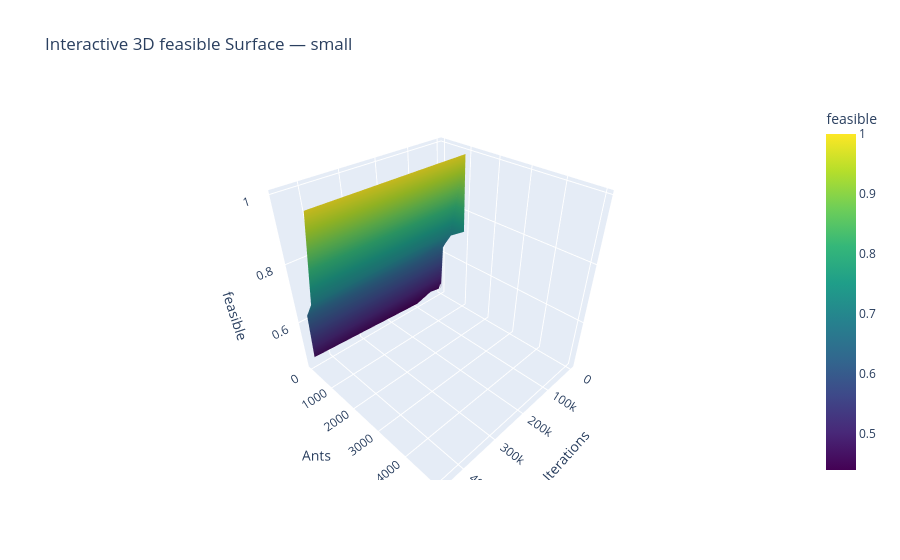
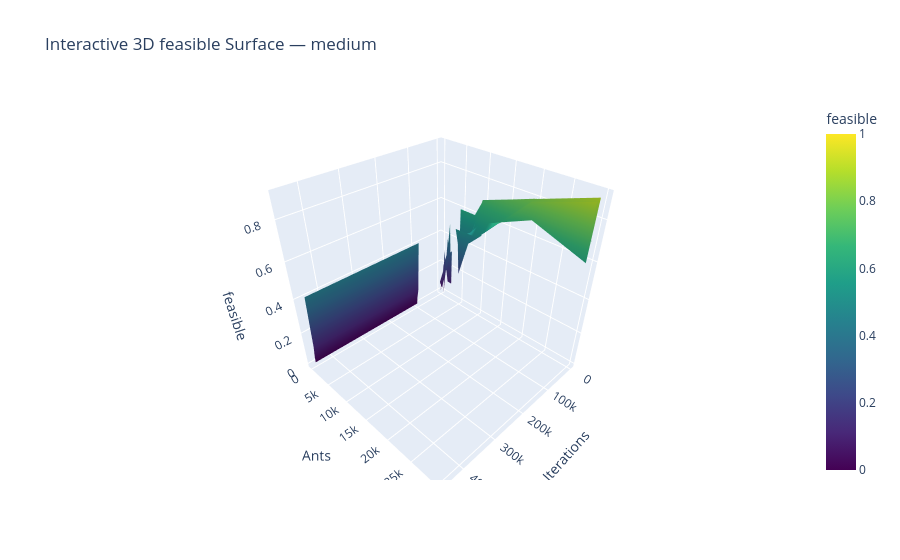
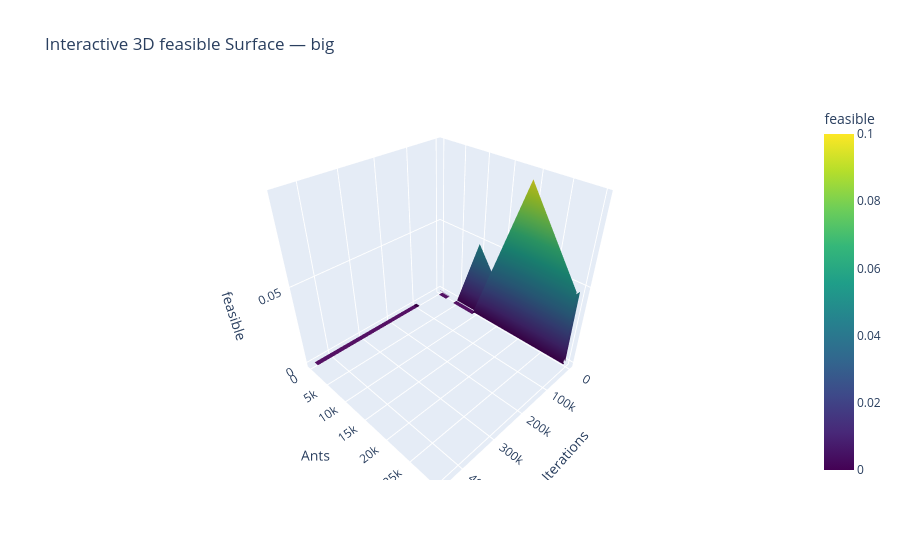

Source (notebook cell) for these figures, in order:
### Code cell
def plot_3d_surface_cost_interactive(df: pd.DataFrame):
    for size in sizes:
        df_size = df[(df["size"] == size)]

        summary = (
            df_size
            .groupby(["ants", "it"])["feasible"]
            .mean()
            .reset_index()
        )

        if len(summary) == 0:
            continue

        pivot = summary.pivot(index="ants", columns="it", values="feasible")

        X = pivot.columns.values
        Y = pivot.index.values
        Z = pivot.values

        fig = go.Figure(data=[
            go.Surface(
                z=Z,
                x=X,
                y=Y,
                colorscale="Viridis",
                colorbar=dict(title="feasible")
            )
        ])

        fig.update_layout(
            title=f"Interactive 3D feasible Surface — {size}",
            scene=dict(
                xaxis_title="Iterations",
                yaxis_title="Ants",
                zaxis_title="feasible"
            ),
            autosize=True
        )
        fig.show()
plot_3d_surface_cost_interactive(df)

### Figure 1 — Plotly figure (JSON) as saved in the notebook; plotly's stock layout.template omitted (floating-point values rounded to 4 significant figures)
{"data": [{"colorbar": {"title": {"text": "feasible"}}, "colorscale": [[0, "#440154"], [0.1111, "#482878"], [0.2222, "#3e4989"], [0.3333, "#31688e"], [0.4444, "#26828e"], [0.5556, "#1f9e89"], [0.6667, "#35b779"], [0.7778, "#6ece58"], [0.8889, "#b5de2b"], [1, "#fde725"]], "type": "surface", "x": [100, 450, 1000, 4500, 10000, 45000, 100000, 450000], "y": [10, 100, 450, 1000, 2000, 3000, 4000, 5000], "z": [[0.451, 0.448, 0.471, 0.468, 0.452, 0.459, 0.44, 0.462], [0.634, 0.634, 0.63, 0.63, 0.62, 0.642, 0.628, 0.631], [0.695, 0.694, 0.699, 0.701, 0.698, 0.696, 0.706, 0.691], [0.7352, 0.732, 0.7429, 1.0, 1.0, 1.0, 1.0, 1.0], [0.94, NaN, 0.96, NaN, NaN, NaN, NaN, NaN], [0.94, NaN, 0.92, NaN, NaN, NaN, NaN, NaN], [0.96, NaN, 0.98, NaN, NaN, NaN, NaN, NaN], [0.96, NaN, 1.0, NaN, NaN, NaN, NaN, NaN]]}], "layout": {"autosize": true, "scene": {"xaxis": {"title": {"text": "Iterations"}}, "yaxis": {"title": {"text": "Ants"}}, "zaxis": {"title": {"text": "feasible"}}}, "title": {"text": "Interactive 3D feasible Surface — small"}}}

### Figure 2 — Plotly figure (JSON) as saved in the notebook; plotly's stock layout.template omitted (floating-point values rounded to 4 significant figures; data arrays with more than 128 entries replaced by an {"elided": "..."} marker saying what was removed)
{"data": [{"colorbar": {"title": {"text": "feasible"}}, "colorscale": [[0, "#440154"], [0.1111, "#482878"], [0.2222, "#3e4989"], [0.3333, "#31688e"], [0.4444, "#26828e"], [0.5556, "#1f9e89"], [0.6667, "#35b779"], [0.7778, "#6ece58"], [0.8889, "#b5de2b"], [1, "#fde725"]], "type": "surface", "x": [100, 450, 1000, 2000, 3000, 4500, 5000, 10000, 20000, 45000, 50000, 100000, 450000], "y": [10, 100, 450, 1000, 2000, 3000, 4000, 4500, 5000, 10000, 20000, 30000, 45000], "z": {"elided": "13x13 float values"}}], "layout": {"autosize": true, "scene": {"xaxis": {"title": {"text": "Iterations"}}, "yaxis": {"title": {"text": "Ants"}}, "zaxis": {"title": {"text": "feasible"}}}, "title": {"text": "Interactive 3D feasible Surface — medium"}}}

### Figure 3 — Plotly figure (JSON) as saved in the notebook; plotly's stock layout.template omitted (floating-point values rounded to 4 significant figures; data arrays with more than 128 entries replaced by an {"elided": "..."} marker saying what was removed)
{"data": [{"colorbar": {"title": {"text": "feasible"}}, "colorscale": [[0, "#440154"], [0.1111, "#482878"], [0.2222, "#3e4989"], [0.3333, "#31688e"], [0.4444, "#26828e"], [0.5556, "#1f9e89"], [0.6667, "#35b779"], [0.7778, "#6ece58"], [0.8889, "#b5de2b"], [1, "#fde725"]], "type": "surface", "x": [100, 450, 1000, 2000, 3000, 4500, 5000, 10000, 20000, 45000, 50000, 100000, 450000], "y": [10, 100, 450, 1000, 2000, 3000, 4500, 5000, 10000, 20000, 30000, 45000], "z": {"elided": "12x13 float values"}}], "layout": {"autosize": true, "scene": {"xaxis": {"title": {"text": "Iterations"}}, "yaxis": {"title": {"text": "Ants"}}, "zaxis": {"title": {"text": "feasible"}}}, "title": {"text": "Interactive 3D feasible Surface — big"}}}
